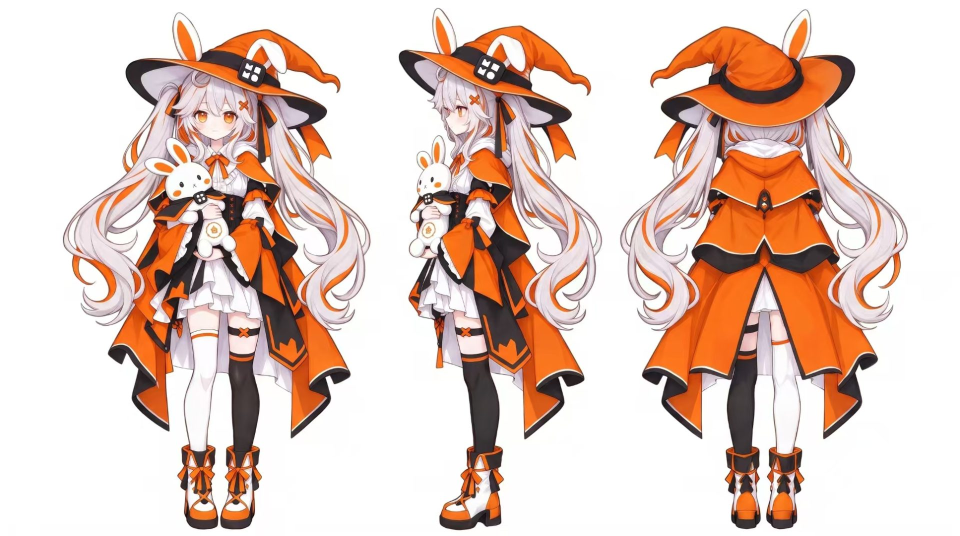
#> input picture assets/src/mimo-design-reference.jpg, 1920 x 1072 px, given in place of mimo-idle-v2@2048.png, which was not available (shown at 1/2 size)
$ python eye_stack.py
#> lines starting #> are read from the running program, lines starting #| are printed output that depends on the picture; after the words box and inside, x2 and y2 are one past the last pixel; in counts of white or black regions, pixels touching at a corner belong together
### tools/build_anim_sheet.py
#!/usr/bin/env python3
# -*- coding: utf-8 -*-
r"""
build_anim_sheet.py — 把静态 MiMo 立绘变成「活着」的精灵图。

不是整体缩放补间，而是分层位移场（displacement field）：

  1. 身体呼吸   下半身绕脖颈纵向微缩放 + 轻微横向扩张（squash & stretch）
  2. 发丝剪切   两侧长发水平剪切，振幅随高度递增、相位随高度滞后
                -> 发梢晚于身体到位，这是「灵动」的关键
  3. 头部轻摆   整颗头（帽/脸/身）绕脖颈点做小角度摆动
  4. 耳/帽尖    兔耳与帽冠尖端单独摆动（羽化椭圆遮罩，根部位移归零）
  5. 眨眼       眼部区域纵向压成闭合缝 + 用下方脸颊肤色补齐
  6. 情绪附加   happy 弹跳 + 落地挤压；tired 下沉 + 叹气；think 歪头

幅度标定
--------
所有幅度都以「桌宠实际显示尺寸 220px」为目标反推：
    显示缩放比 ≈ 240 / 1974 ≈ 0.1216   （精灵帧 256，内容宽 240）
    目标显示像素 -> 全分辨率像素 = 目标 / 0.1216
例：发丝摆动目标 5px -> 全分辨率 41px。

遮罩说明
--------
耳朵 / 帽尖与帽体在 alpha 上是连通的（无法用连通域分离），
所以用「羽化椭圆遮罩 + 位移衰减」：
    遮罩权重 w = clip(1 - d^2, 0, 1)，边缘位移自然归零，不会撕开接缝。

形变用 OpenCV cv2.remap 做双线性重采样，采样前做 alpha 预乘，
避免透明区颜色渗出。

用法:
    python build_anim_sheet.py --out D:\桌面宠物\build\mimo-witch
    python build_anim_sheet.py --out ... --cols 24 --frame 256
    python build_anim_sheet.py --out ... --gif     额外导出 GIF 预览
"""
import argparse
import json
import os
import sys

try:
    sys.stdout.reconfigure(encoding="utf-8", errors="replace")
except Exception:
    pass  # pythonw.exe 下 sys.stdout 是 None
import numpy as np
from PIL import Image

ROOT = r"D:\桌面宠物"
SRC = os.path.join(ROOT, "assets", "src")

EXPRESSIONS = ["idle", "happy", "think", "tired"]
SOURCE_FILE = {e: "mimo-%s-v2@2048.png" % e for e in EXPRESSIONS}

# ---- 统一裁剪框（四套表情同框，坐标才能复用）----
UNION_BBOX = (35, 27, 2009, 1879)
W0, H0 = UNION_BBOX[2] - UNION_BBOX[0], UNION_BBOX[3] - UNION_BBOX[1]

# ---- 眼睛框（union 坐标，已在 grid-idle.png / grid-parts.png 上人工核对）----
EYE_L = (595, 962, 842, 1170)
EYE_R = (862, 958, 1207, 1170)

# ---- 可独立摆动的部件（union 坐标椭圆：cx, cy, rx, ry）----
# 兔耳与帽冠尖端在 alpha 上和帽体连通，用羽化椭圆遮罩做局部摆动。
PARTS = {
    "ear_l":  (635, 240, 175, 225),     # 左兔耳（斜向左上）
    "ear_r":  (1340, 460, 125, 200),    # 右兔耳（帽子右侧近竖直）
    "hat_tip": (1805, 610, 140, 180),   # 帽冠上翘的尖端（右上）
    "ahoge":  (1310, 235, 90, 80),      # 头顶小翘（呆毛）
}

# ---- 每套表情的动画性格 ----
#   sway/lag : 长发剪切（全分辨率像素 / 相位滞后）
#   head     : 头部摆动角（rad）
#   breath   : 呼吸幅度系数
#   float_   : 整体上下浮动（全分辨率像素）
#   hop      : happy 跳跃高度（全分辨率像素）
#   sink     : tired 下沉（全分辨率像素）
#   ear      : 兔耳摆幅（全分辨率像素）
#   fps      : 播放帧率
PROFILE = {
    "idle":  dict(breath=0.026, sway=44.0, lag=1.30, head=0.030,
                  hop=0.0, sink=0.0, ear=26.0, tip=20.0, ahoge=14.0,
                  blink=(13, 14, 15), fps=8, float_=20.0),
    "happy": dict(breath=0.016, sway=34.0, lag=1.05, head=0.038,
                  hop=130.0, sink=0.0, ear=40.0, tip=34.0, ahoge=26.0,
                  blink=(), fps=12, float_=0.0),
    "think": dict(breath=0.022, sway=30.0, lag=1.15, head=0.046,
                  hop=0.0, sink=0.0, ear=18.0, tip=22.0, ahoge=12.0,
                  blink=(16, 17, 18), fps=6, float_=12.0),
    "tired": dict(breath=0.034, sway=20.0, lag=0.90, head=0.016,
                  hop=0.0, sink=34.0, ear=10.0, tip=10.0, ahoge=8.0,
                  blink=(8, 9, 10), fps=5, float_=14.0),
}

# 眨眼帧的闭合程度（level 越大 = 闭得越狠）
# 顺序：半闭 -> 全闭 -> 睁开一点，合成一次自然的眨眼
BLINK_LEVEL = {0: 0.42, 1: 0.62, 2: 0.22}

# happy 表情的原画本身就是「闭着的笑眼」，没有可闭的虹膜 -> 不做眨眼。
# （曾经排了 blink=(20,21)，结果 make_blink 把框角上的橙色 X 发夹当成虹膜，
#  在额头上糊出一大块肤色；另一只眼走固定比例兜底，把好好的笑眼也毁了。）

# 形变计算分辨率（相对全分辨率）。最终精灵帧只有 256px，0.55 足够且快 3 倍。
RES = 0.55


# ---------------------------------------------------------------- 眨眼

def _find_iris(arr, box):
    """在眼睛框内自动定位虹膜区域。

    用 HSV 色相段（橙 -> 黄）找虹膜，**包含虹膜底部的浅黄高光**；
    再取最大连通域排除橙色挑染的发丝。
    RGB 直接找橙会漏掉高光，导致闭眼时底部残留一块黄。
    只在框的上 78% 里找，避开脸颊腮红。
    返回 (ix0, ix1, iy0, iy1, mask|None)。
    """
    y0, x0, y1, x1 = box[1], box[0], box[3], box[2]
    H, W = arr.shape[:2]
    x1 = min(x1, W)
    y1 = min(y1, H)
    eh = y1 - y0
    ew = x1 - x0
    if eh < 10 or ew < 10:
        return None
    lim = y0 + int(eh * 0.78)
    sub = arr[y0:lim, x0:x1, :3]
    try:
        import cv2
        hsv = cv2.cvtColor(np.ascontiguousarray(sub), cv2.COLOR_RGB2HSV)
        hh, ss, vv = hsv[..., 0], hsv[..., 1], hsv[..., 2]
        # 色相在橙黄段 + 饱和度够 + **明度高**。
        # 明度这一条很关键：深棕睫毛/眼线的色相也在橙黄段、饱和度也不低，
        # 但明度只有 ~78，用 V>150 就能把它们排除，只留下橙色虹膜和浅黄高光。
        orange = ((hh >= 8) & (hh <= 42) & (ss > 50) & (vv > 150)).astype(np.uint8)
    except Exception:
        r = sub[..., 0].astype(np.int16)
        g = sub[..., 1].astype(np.int16)
        b = sub[..., 2].astype(np.int16)
        orange = ((r > 165) & (g > 75) & (g < 215) & (b < 200)).astype(np.uint8)

    ys, xs = np.nonzero(orange)
    if len(ys) < 60:
        return None

    # 取最大连通域（虹膜），排除细长的挑染发丝
    try:
        import cv2
        n, labels, stats, _ = cv2.connectedComponentsWithStats(orange, 8)
        if n > 1:
            # 按面积从大到小，逐个校验，第一个「像虹膜的」才用。
            # （最大的那块可能是橙色 X 发夹，不是虹膜。）
            order = np.argsort(-stats[1:, cv2.CC_STAT_AREA])[:6] + 1
            for k in order:
                if stats[k, cv2.CC_STAT_AREA] < 60:
                    continue
                # 先只取虹膜这一块，再在**它内部**做闭运算填掉白色高光孔洞
                # （直接对整张 mask 做闭运算会把橙色挑染的发丝和虹膜连起来）
                cm = (labels == k).astype(np.uint8)
                cm = cv2.morphologyEx(
                    cm, cv2.MORPH_CLOSE,
                    cv2.getStructuringElement(cv2.MORPH_ELLIPSE, (45, 45)))
                ys2, xs2 = np.nonzero(cm)
                if len(ys2) < 60:
                    continue
                ix0 = x0 + int(xs2.min())
                ix1 = x0 + int(xs2.max())
                iy0 = y0 + int(ys2.min())
                iy1 = y0 + int(ys2.max())
                if not _iris_plausible(ix0, ix1, iy0, iy1, x0, y0, ew, eh):
                    continue
                # 虹膜真实形状的软遮罩（膨胀 + 羽化）
                soft = cv2.dilate(cm, np.ones((5, 5), np.uint8))
                soft = cv2.GaussianBlur(soft, (0, 0), 1.6)
                return (ix0, ix1, iy0, iy1, soft.astype(np.float32))
    except Exception:
        pass

    # 没有 cv2 时的兜底：取所有橙色像素的 bbox
    iy0, iy1 = int(ys.min()), int(ys.max())
    ix0, ix1 = int(xs.min()), int(xs.max())
    if not _iris_plausible(x0 + ix0, x0 + ix1, y0 + iy0, y0 + iy1,
                           x0, y0, ew, eh):
        return None
    return (x0 + ix0, x0 + ix1, y0 + iy0, y0 + iy1, None)


# [719 lines left out: functions _iris_plausible, _eye_structure, _medfilt1d, _smooth1d, _iris_disc, _eye_geometry and 4 more, not called in this run]


_GRID_CACHE = {}

try:
    import cv2
except Exception:          # pragma: no cover
    cv2 = None


# [174 lines left out: functions warp, place_into_frame, make_preview, make_gif, main, not called in this run]


# [2 lines that do not run on import are left out]

### tools/_archive/probe/eye_stack.py
#!/usr/bin/env python3
# -*- coding: utf-8 -*-
r"""eye_stack.py — 把眼睛区域逐列做「纵向色块剖面」，看清真实结构。

用法: python eye_stack.py [expr] [EYE_L|EYE_R] [step]

分类（按原画实测的语义）：
  D = 深棕睫毛   V < 150
  W = 纯白眼白   S<=16 & V>=246
  O = 橙色虹膜   H in [8,42] & S>50 & V>110
  S = 皮肤/其它
输出是 run-length 编码： y0..y1 区间内的连续同色段。
"""
import os
import sys

sys.stdout.reconfigure(encoding="utf-8", errors="replace")
sys.path.insert(0, os.path.join(os.path.dirname(os.path.abspath(__file__))))

import cv2
import numpy as np
from PIL import Image

import build_anim_sheet as B  # noqa: E402


def classify(arr, box):
    x0, y0, x1, y1 = box
    sub = np.ascontiguousarray(arr[y0:y1, x0:x1, :3])
    hsv = cv2.cvtColor(sub, cv2.COLOR_RGB2HSV)
    h, s, v = hsv[..., 0], hsv[..., 1], hsv[..., 2]
    dark = v < 150
    white = (s <= 16) & (v >= 246)
    orange = (h >= 8) & (h <= 42) & (s > 50) & (v > 110)
    cls = np.full(sub.shape[:2], "S", dtype="<U1")
    cls[orange] = "O"
    cls[white] = "W"
    cls[dark] = "D"
    return cls


def main():
    expr = sys.argv[1] if len(sys.argv) > 1 else "idle"
    which = sys.argv[2] if len(sys.argv) > 2 else "EYE_L"
    step = int(sys.argv[3]) if len(sys.argv) > 3 else 10

    path = os.path.join(B.SRC, B.SOURCE_FILE[expr])
    arr = np.array(Image.open(path).convert("RGBA").crop(B.UNION_BBOX))
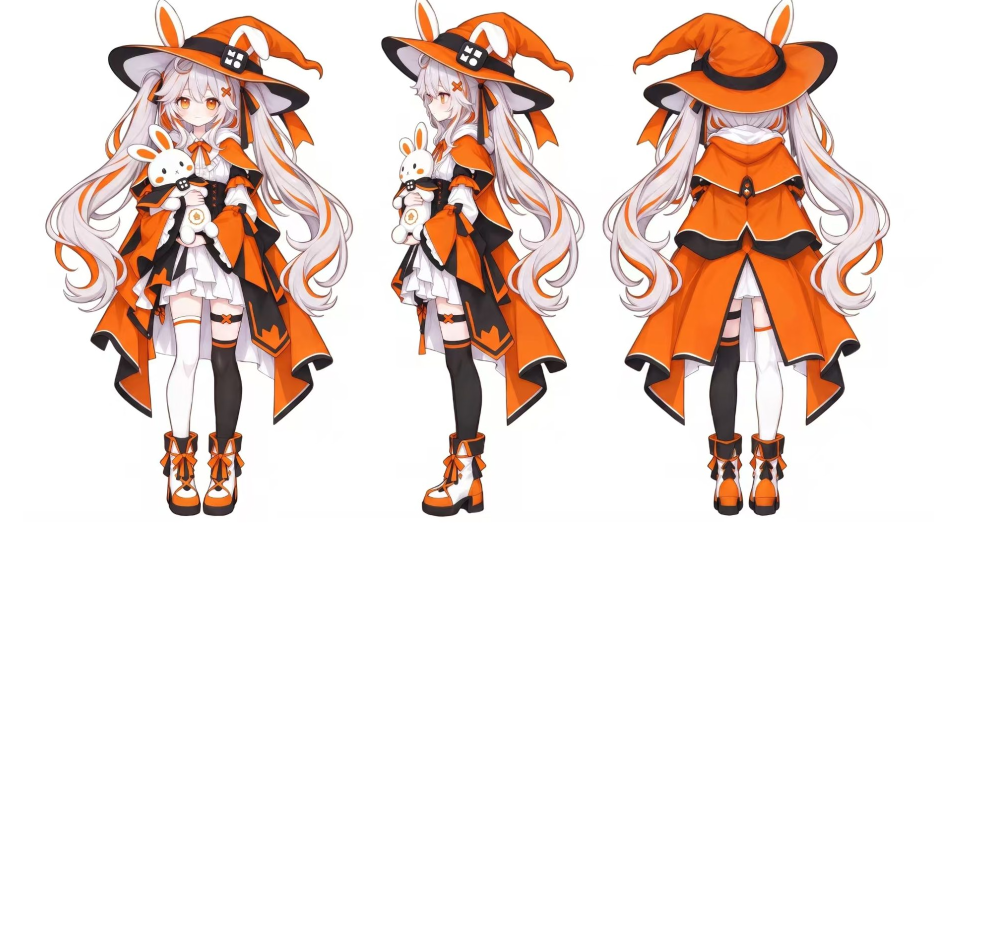
#> arr: shape (1852, 1974, 4) (shown at 1/2 size); mean R, G, B, A 121, 107.7, 101.6, 137.4; transparent parts drawn white
    box = getattr(B, which)
    x0, y0, x1, y1 = box
    cls = classify(arr, box)
#> in classify, `sub = np.ascontiguousarray(arr[y0:y1, x0:x1, :3])`:
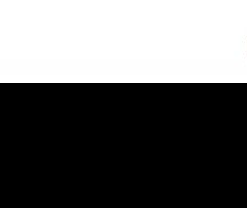
#> sub: shape (208, 247, 3); mean R, G, B 101.7, 101.7, 101.7
#> in classify, `hsv = cv2.cvtColor(sub, cv2.COLOR_RGB2HSV)`: hsv: shape (208, 247, 3); mean H, S, V 0.4, 0, 101.7
#> in classify, `h, s, v = hsv[..., 0], hsv[..., 1], hsv[..., 2]`:
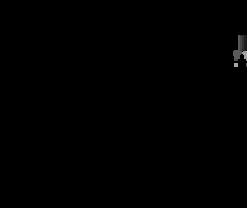
#> h: shape (208, 247); min 0, max 173, mean 0.4
#> in classify, `dark = v < 150`:
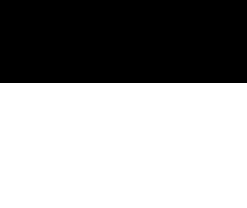
#> dark: shape (208, 247) bool; 60.1% white; 1 black region, box (x1, y1, x2, y2) and area: (0, 0, 247, 83) 20501
#> in classify, `orange = (h >= 8) & (h <= 42) & (s > 50) & (v > 110)`: orange: shape (208, 247) bool; every value is 0

    iris = B._find_iris(arr, box)
#> in _find_iris, `sub = arr[y0:lim, x0:x1, :3]`:
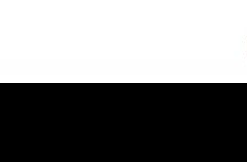
#> sub: shape (162, 247, 3); mean R, G, B 130.5, 130.5, 130.5
#> in _find_iris, `hsv = cv2.cvtColor(np.ascontiguousarray(sub), cv2.COLOR_RGB2HSV)`: hsv: shape (162, 247, 3); mean H, S, V 0.6, 0, 130.5
#> in _find_iris, `hh, ss, vv = hsv[..., 0], hsv[..., 1], hsv[..., 2]`:
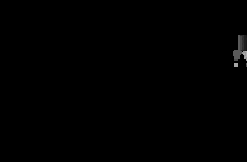
#> hh: shape (162, 247); min 0, max 173, mean 0.6
#> in _find_iris, `orange = ((hh >= 8) & (hh <= 42) & (ss > 50) & (vv > 150)).astype(np.u..`: orange: shape (162, 247); every value is 0
#> in _find_iris, `ys, xs = np.nonzero(orange)`: ys = empty array
    print("expr=%s %s box=%s" % (expr, which, box))
    print("iris =", iris)
#| iris = None
    print()

    hdr = "x    "
    for x in range(x0, x1, step):
        hdr += "%-14d" % x
    print(hdr)
    for x in range(x0, x1, step):
        col = cls[:, x - x0]
        runs = []
        cur = col[0]
        s = 0
        for i in range(1, len(col)):
            if col[i] != cur:
                runs.append("%s%d-%d" % (cur, s + y0, i - 1 + y0))
                cur = col[i]
                s = i
        runs.append("%s%d-%d" % (cur, s + y0, len(col) - 1 + y0))
        print("x=%-4d %s" % (x, " ".join(runs)))
#> this loop made 25 passes
#| x=595  W962-1044 D1045-1169
#| x=605  W962-1044 D1045-1169
#| x=615  W962-1044 D1045-1169
#| x=625  W962-1044 D1045-1169
#| x=635  W962-1044 D1045-1169
#| x=645  W962-1044 D1045-1169
#| x=655  W962-1044 D1045-1169
#| x=665  W962-1044 D1045-1169
#> (further printed lines are left out)


if __name__ == "__main__":
    main()
